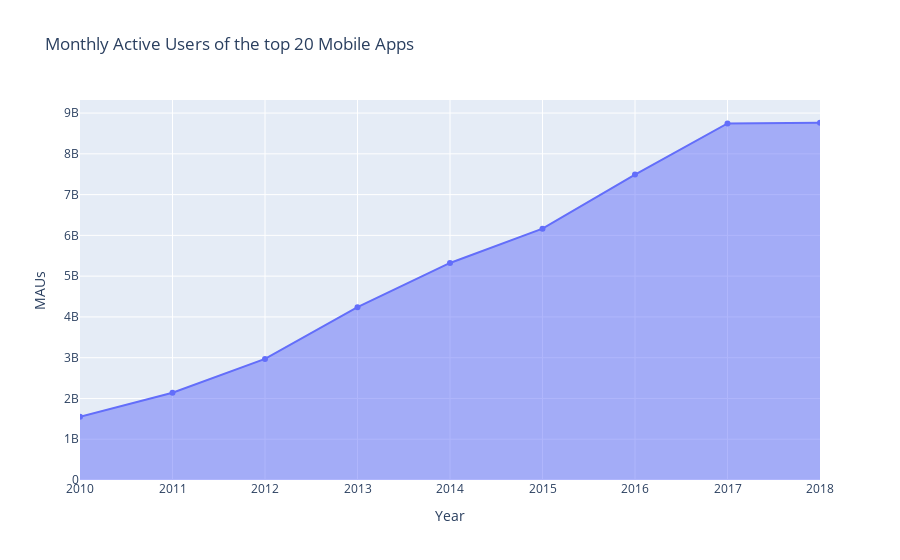

Notebook cell for this chart:
### Code cell
year = MAU_trim_trans['Year']
total = MAU_trim_trans['Total']
fig = go.Figure()
fig.add_trace(go.Scatter(x=year, y=total, fill='tozeroy'))
fig.update_layout(title='Fatal Crashes vs MAU of Top Mobile Apps in the US, 2010-2018 '+ line_eq,
                   xaxis_title="MAU's",
                   yaxis_title='Fatalities (thousands)')
fig.update_layout(title='Monthly Active Users of the top 20 Mobile Apps',
                   xaxis_title="Year",
                   yaxis_title='MAUs')
fig.show()
fig.write_image("images/MAUs.png")

### Figure 1 — Plotly figure (JSON) as saved in the notebook; plotly's stock layout.template omitted (floating-point values rounded to 4 significant figures)
{"data": [{"fill": "tozeroy", "type": "scatter", "x": ["2010", "2011", "2012", "2013", "2014", "2015", "2016", "2017", "2018"], "y": [1552301172, 2138454004, 2969870946, 4238214665, 5323579663, 6163816830, 7491935200, 8745885573, 8762230000]}], "layout": {"title": {"text": "Monthly Active Users of the top 20 Mobile Apps"}, "xaxis": {"title": {"text": "Year"}}, "yaxis": {"title": {"text": "MAUs"}}}}
